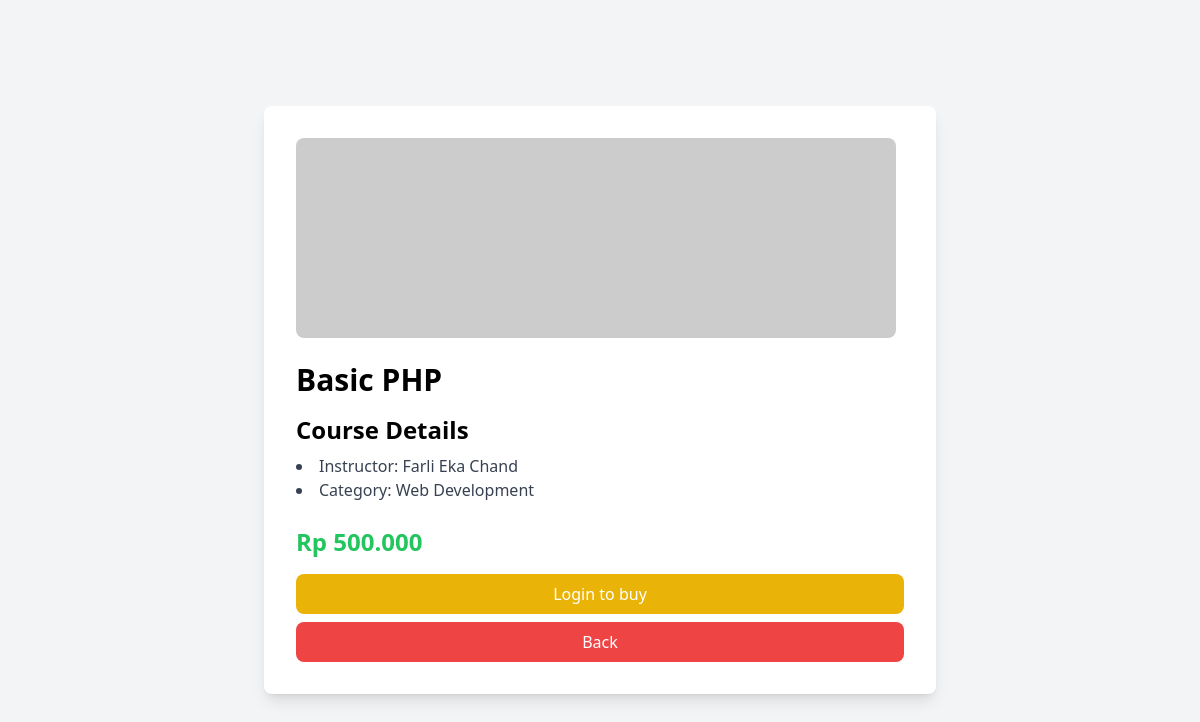
The page /transaction/course-detail.php?id=11101 on the database its author committed.
### tables this page shows
CREATE TABLE `course` (
  `id_course` int(11) NOT NULL,
  `name_course` varchar(100) NOT NULL,
  `price_course` int(11) NOT NULL,
  `category_course` varchar(50) DEFAULT NULL,
  `date_course` date NOT NULL,
  `instructor_course` int(11) DEFAULT NULL
);

CREATE TABLE `instructor` (
  `id_instructor` int(11) NOT NULL,
  `username_instructor` varchar(50) NOT NULL,
  `password_instructor` varchar(255) NOT NULL,
  `name_instructor` varchar(100) NOT NULL,
  `email_instructor` varchar(100) NOT NULL,
  `phone_instructor` varchar(15) DEFAULT NULL,
  `address_instructor` varchar(255) DEFAULT NULL
);

### functions/query.php (called while the page is built, shortened)
<?php
include 'connection.php';
function query($query) {
    global $conn;
    $result = mysqli_query($conn, $query);
    $rows = [];
    while ($row = mysqli_fetch_assoc($result)) {
        $rows[] = $row;
    }
    return $rows;
}
?>

### transaction/course-detail.php (the view, shortened to what this page needs)
<?php
include '../functions/query.php';
$course_id = $_GET['id'];
$course = query("SELECT * FROM course WHERE id_course = $course_id");
$course = $course[0];
$isLoggedIn = isset($_SESSION['student_id']);
$alreadyOwned = false;
?>
<!DOCTYPE html>
<html lang="en">
<head>
    <script src="https://cdn.tailwindcss.com"></script>
</head>
<body class="bg-gray-100">
    <div class="flex items-center justify-center min-h-screen">
        <div class="bg-white p-8 rounded-lg shadow-lg w-full max-w-2xl">
            <img src="https://via.placeholder.com/600x200" alt="Course Image" class="rounded-lg mb-6">
            <h2 class="text-3xl font-semibold mb-4"><?= $course['name_course'] ?></h2>
            <div class="mb-6">
                <h3 class="text-2xl font-semibold mb-2">Course Details</h3>
                <ul class="list-disc list-inside text-gray-700">
                    <?php
                    $instructor_id = $course['instructor_course'];
                    $instructor = query("SELECT * FROM instructor WHERE id_instructor = $instructor_id");
                    ?>
                    <li>Instructor: <?= $instructor[0]['name_instructor'] ?></li>
                    <li>Category: <?= $course['category_course'] ?></li>
                </ul>
            </div>
            <div class="text-2xl font-bold text-green-500 mb-4">Rp <?= number_format($course['price_course'], 0, ',', '.') ?></div>
            <?php if ($alreadyOwned): ?>
                <a href="../profile/profile-student.php" class="mb-2 w-full bg-green-500 text-white px-4 py-2 rounded-lg hover:bg-green-400 focus:outline-none focus:ring-2 focus:ring-green-400 text-center block">Owned</a>
            <?php elseif ($isLoggedIn): ?>
                <a href="./transaction.php?course_id=<?= $course_id ?>" class="mb-2 w-full bg-blue-500 text-white px-4 py-2 rounded-lg hover:bg-blue-400 focus:outline-none focus:ring-2 focus:ring-blue-400 text-center block">Buy Course</a>
            <?php else: ?>
                <a href="../login/login-student.php" class="mb-2 w-full bg-yellow-500 text-white px-4 py-2 rounded-lg hover:bg-yellow-400 focus:outline-none focus:ring-2 focus:ring-yellow-400 text-center block">Login to buy</a>
            <?php endif; ?>
            <a href="../index.php" class="w-full bg-red-500 text-white px-4 py-2 rounded-lg hover:bg-red-400 focus:outline-none focus:ring-2 focus:ring-red-400 text-center block">Back</a>
        </div>
    </div>
</body>
</html>

### rows shown on the page
course: name_course "Basic PHP", category_course "Web Development", price_course "500.000"
instructor: name_instructor "Farli Eka Chand"
